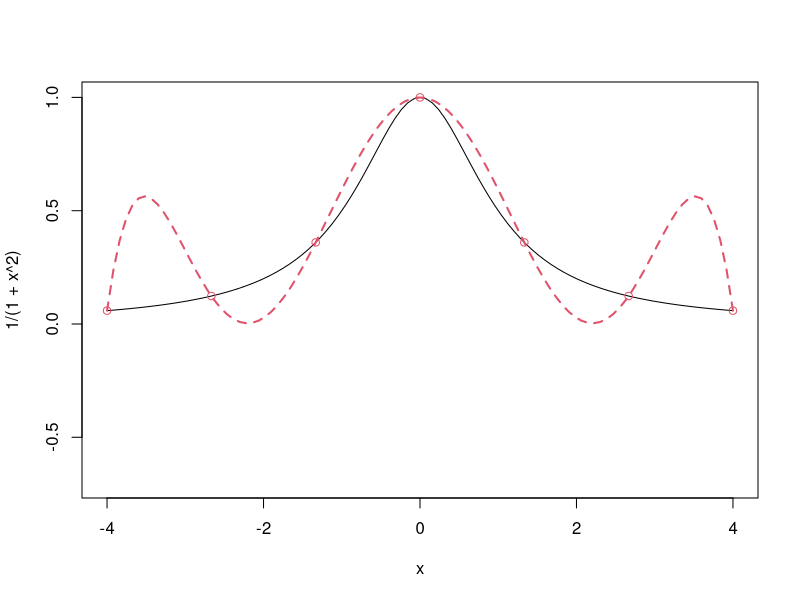

Recreate this plot in R.
## ---- chunk 1
curve(1/(1+x^2), from=-4, to=4, ylim=c(-.7,1))
## ---- chunk 2
x=seq(-4,4,length=7)
y=1/(1+x^2)
X=as.matrix(cbind(1,x,x^2,x^3,x^4,x^5,x^6))
a=solve(X,y)
a
u=seq(-4,4,length=100)
yhat=u
for(i in 1:100)
  yhat[i]=sum(c(1,u[i],u[i]^2,u[i]^3,u[i]^4,u[i]^5,u[i]^6)*a)
lines(u,yhat, col=2, lty=2, lwd = 2)
points(x,y,col=2)
